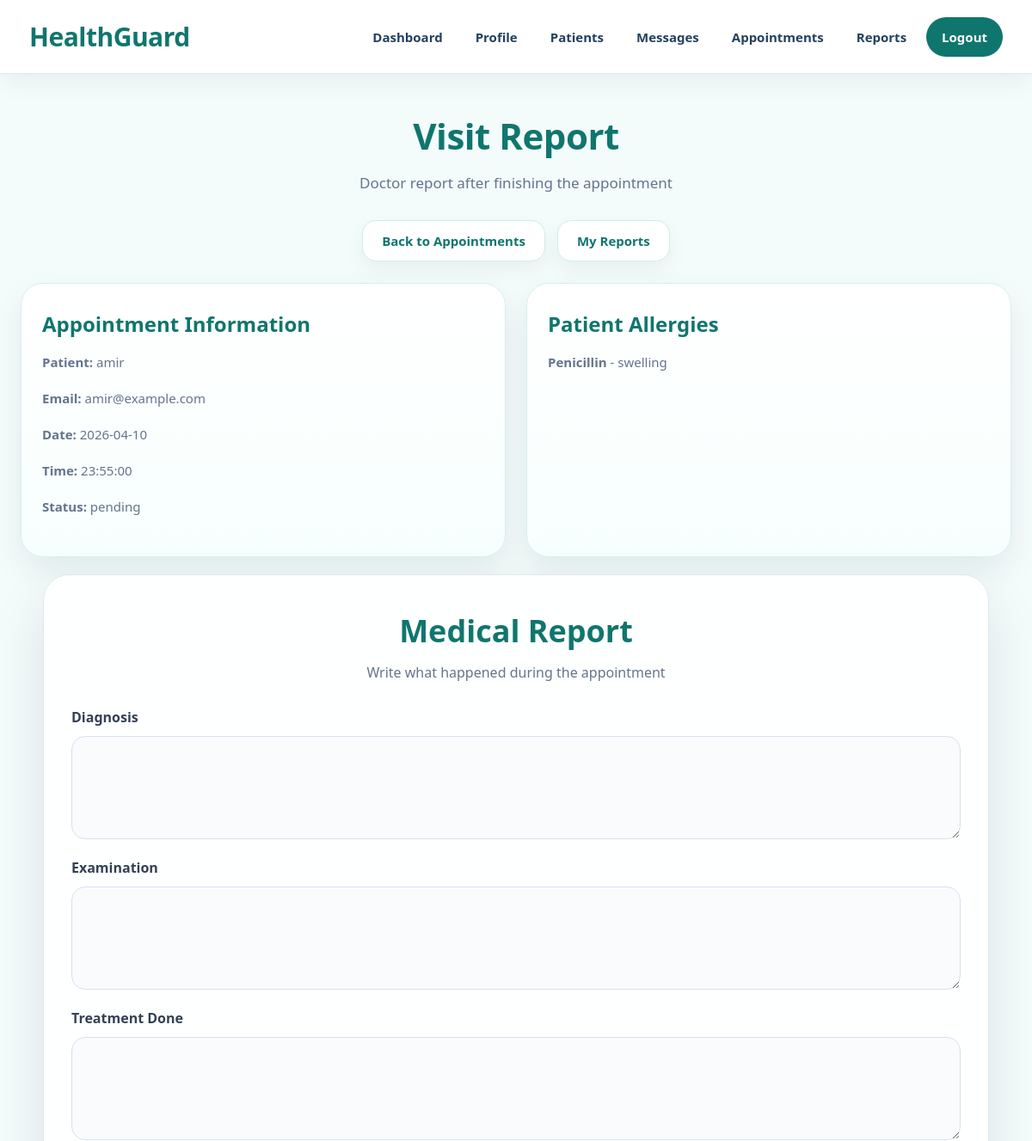
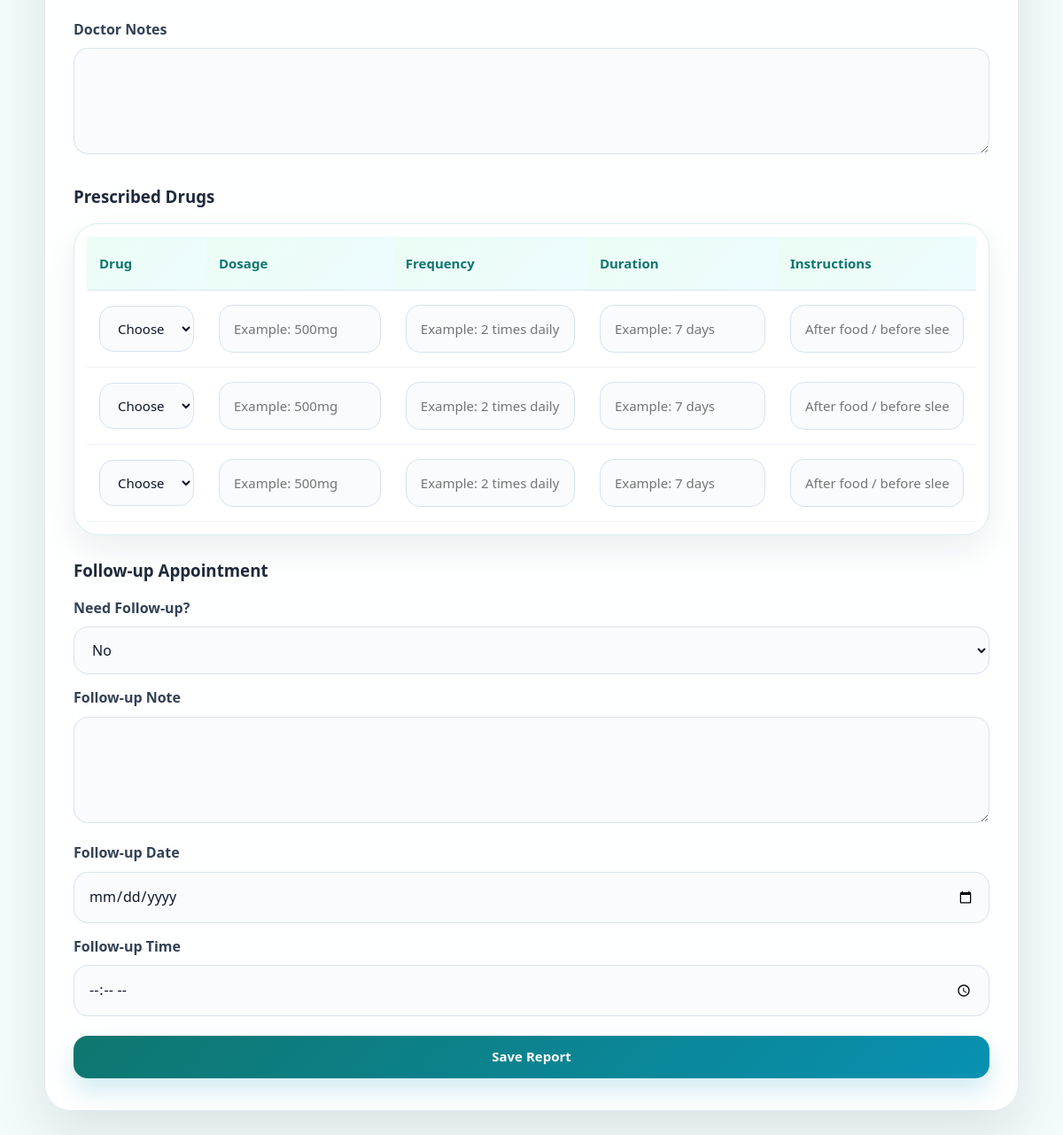
Screenshot of /doctor/manage_appointment.php?appointment_id=2 (signed in) with the database file from the repository (2 pictures, top to bottom).
### tables this page shows
CREATE TABLE IF NOT EXISTS `appointments` (
  `appointment_id` int NOT NULL AUTO_INCREMENT,
  `patient_id` int NOT NULL,
  `doctor_id` int NOT NULL,
  `appointment_date` date NOT NULL,
  `appointment_time` time NOT NULL,
  `status` varchar(50) NOT NULL DEFAULT 'pending',
  `created_at` datetime NOT NULL DEFAULT CURRENT_TIMESTAMP,
  PRIMARY KEY (`appointment_id`),
  KEY `fk_appointments_patient_user` (`patient_id`),
  KEY `fk_appointments_doctors` (`doctor_id`)
);

CREATE TABLE IF NOT EXISTS `users` (
  `user_id` int NOT NULL AUTO_INCREMENT,
  `name` varchar(100) NOT NULL,
  `role` enum('patient','doctor','admin') NOT NULL,
  `email` varchar(100) NOT NULL,
  `password` varchar(255) NOT NULL,
  `created_at` timestamp NULL DEFAULT CURRENT_TIMESTAMP,
  PRIMARY KEY (`user_id`),
  UNIQUE KEY `email` (`email`)
);

CREATE TABLE IF NOT EXISTS `patient_allergies` (
  `allergy_id` int NOT NULL AUTO_INCREMENT,
  `patient_id` int NOT NULL,
  `allergy_name` varchar(150) NOT NULL,
  `reaction` varchar(255) DEFAULT NULL,
  `created_at` datetime DEFAULT CURRENT_TIMESTAMP,
  PRIMARY KEY (`allergy_id`),
  KEY `fk_patient_allergies_user` (`patient_id`)
);

### doctor/manage_appointment.php (the view, shortened to what this page needs)
<?php
$conn = OpenCon();
$appointment_id = $_GET['appointment_id'];
$doctor_user_id = $_SESSION['user_id'];
$sqlDoctor = "SELECT * FROM doctors WHERE user_id='$doctor_user_id'";
$resultDoctor = mysqli_query($conn, $sqlDoctor);
$doctor = mysqli_fetch_assoc($resultDoctor);
$doctor_id = $doctor['doctor_id'];
$sqlAppointment = "SELECT appointments.*, users.name AS patient_name, users.email AS patient_email
                   FROM appointments
                   JOIN users ON appointments.patient_id = users.user_id
                   WHERE appointments.appointment_id='$appointment_id'
                   AND appointments.doctor_id='$doctor_id'";
$resultAppointment = mysqli_query($conn, $sqlAppointment);
$appointment = mysqli_fetch_assoc($resultAppointment);
$patient_id = $appointment['patient_id'];
$sqlExistingReport = "SELECT * FROM medical_reports WHERE appointment_id='$appointment_id'";
$resultExistingReport = mysqli_query($conn, $sqlExistingReport);
$existingReport = mysqli_fetch_assoc($resultExistingReport);
$sqlAllergiesView = "SELECT * FROM patient_allergies WHERE patient_id='$patient_id' ORDER BY allergy_name ASC";
$resultAllergiesView = mysqli_query($conn, $sqlAllergiesView);
$existingDrugs = array();
$rowsToShow = 3;
?>
<!DOCTYPE html>
<html lang="en">
<head>
    <link rel="stylesheet" href="/HealthGuard/style.css">
</head>
<body class="doctor-page">
<?php include("../navbar.php"); ?>
<div class="section">
    <h1 class="section-title">Visit Report</h1>
    <p class="section-subtitle">Doctor report after finishing the appointment</p>
    <div class="hero-actions" style="justify-content:center; margin-bottom:25px;">
        <a href="/HealthGuard/doctor/my_appointments.php" class="secondary-btn">Back to Appointments</a>
        <a href="/HealthGuard/doctor/my_reports.php" class="secondary-btn">My Reports</a>
    </div>
    <div class="cards">
        <div class="card">
            <h3>Appointment Information</h3>
            <p><strong>Patient:</strong> <?php echo htmlspecialchars($appointment['patient_name']); ?></p>
            <p><strong>Email:</strong> <?php echo htmlspecialchars($appointment['patient_email']); ?></p>
            <p><strong>Date:</strong> <?php echo htmlspecialchars($appointment['appointment_date']); ?></p>
            <p><strong>Time:</strong> <?php echo htmlspecialchars($appointment['appointment_time']); ?></p>
            <p><strong>Status:</strong> <?php echo htmlspecialchars($appointment['status']); ?></p>
        </div>
        <div class="card">
            <h3>Patient Allergies</h3>
            <?php if (mysqli_num_rows($resultAllergiesView) > 0) { ?>
                <?php while ($rowAllergyView = mysqli_fetch_assoc($resultAllergiesView)) { ?>
                    <p>
                        <strong><?php echo htmlspecialchars($rowAllergyView['allergy_name']); ?></strong>
                        <?php if ($rowAllergyView['reaction'] != "") { ?>
                            - <?php echo htmlspecialchars($rowAllergyView['reaction']); ?>
                        <?php } ?>
                    </p>
                <?php } ?>
            <?php } else { ?>
                <p>No allergies saved by patient.</p>
            <?php } ?>
        </div>
    </div>
    <div class="form-container" style="min-height:auto; padding-top:20px;">
        <form class="form-box" method="POST" style="max-width:1100px;">
            <h2>Medical Report</h2>
            <p class="subtitle">Write what happened during the appointment</p>
            <label>Diagnosis</label>
            <textarea name="diagnosis"><?php echo $existingReport ? htmlspecialchars($existingReport['diagnosis']) : ""; ?></textarea>
            <label>Examination</label>
            <textarea name="examination"><?php echo $existingReport ? htmlspecialchars($existingReport['examination']) : ""; ?></textarea>
            <label>Treatment Done</label>
            <textarea name="treatment_done"><?php echo $existingReport ? htmlspecialchars($existingReport['treatment_done']) : ""; ?></textarea>
            <label>Doctor Notes</label>
            <textarea name="doctor_notes"><?php echo $existingReport ? htmlspecialchars($existingReport['doctor_notes']) : ""; ?></textarea>
            <h3 style="margin-top:25px; margin-bottom:15px;">Prescribed Drugs</h3>
            <div class="table-wrapper">
                <table>
                    <tr>
                        <th>Drug</th>
                        <th>Dosage</th>
                        <th>Frequency</th>
                        <th>Duration</th>
                        <th>Instructions</th>
                    </tr>
                    <?php for ($i = 0; $i < $rowsToShow; $i++) { ?>
                    <tr>
                        <td>
                            <select name="drug_id[]">
                                <option value="">Choose drug</option>
                            </select>
                        </td>
                        <td>
                            <input type="text" name="dosage[]" value="<?php echo isset($existingDrugs[$i]) ? htmlspecialchars($existingDrugs[$i]['dosage']) : ""; ?>" placeholder="Example: 500mg">
                        </td>
                        <td>
                            <input type="text" name="frequency[]" value="<?php echo isset($existingDrugs[$i]) ? htmlspecialchars($existingDrugs[$i]['frequency']) : ""; ?>" placeholder="Example: 2 times daily">
                        </td>
                        <td>
                            <input type="text" name="duration[]" value="<?php echo isset($existingDrugs[$i]) ? htmlspecialchars($existingDrugs[$i]['duration']) : ""; ?>" placeholder="Example: 7 days">
                        </td>
                        <td>
                            <input type="text" name="instructions[]" value="<?php echo isset($existingDrugs[$i]) ? htmlspecialchars($existingDrugs[$i]['instructions']) : ""; ?>" placeholder="After food / before sleep">
                        </td>
                    </tr>
                    <?php } ?>
                </table>
            </div>
            <h3 style="margin-top:25px; margin-bottom:15px;">Follow-up Appointment</h3>
            <label>Need Follow-up?</label>
            <select name="follow_up_needed">
                <option value="no" <?php echo ($existingReport && $existingReport['follow_up_needed'] == 'no') ? 'selected' : ''; ?>>No</option>
            </select>
            <label>Follow-up Note</label>
            <textarea name="follow_up_note"><?php echo $existingReport ? htmlspecialchars($existingReport['follow_up_note']) : ""; ?></textarea>
            <label>Follow-up Date</label>
            <input type="date" name="follow_up_date">
            <label>Follow-up Time</label>
            <input type="time" name="follow_up_time">
            <button type="submit">Save Report</button>
        </form>
    </div>
</div>
</body>
</html>

### style.css (style rules this page uses)
* { margin: 0; padding: 0; box-sizing: border-box; }
html, body { min-height: 100%; font-family: "Segoe UI", Tahoma, Geneva, Verdana, sans-serif; scroll-behavior: smooth; }
body { background: #f5f8fc; color: #1e293b; line-height: 1.6; }
a { text-decoration: none; transition: 0.25s ease; }
button, input, select, textarea { font: inherit; }
.primary-btn, .secondary-btn, .danger-btn, button, a.primary-btn, a.secondary-btn, a.danger-btn { display: inline-flex !important; align-items: center !important; justify-content: center !important; text-decoration: none !important; font-weight: 800 !important; font-size: 15px !important; line-height: 1 !important; cursor: pointer !important; border-radius: 16px !important; padding: 12px 22px !important; min-height: 48px !important; transition: 0.25s ease !important; border: none; }
.primary-btn, a.primary-btn, button { color: blue !important; }
.secondary-btn, a.secondary-btn { background: #ffffff !important; color: #1e293b !important; border: 1px solid #d9e4ef !important; box-shadow: 0 10px 24px rgba(15, 23, 42, 0.05) !important; }
.section { width: 100%; max-width: 1380px; margin: 0 auto; padding: 38px 24px 42px; }
.section-title { font-size: 42px; font-weight: 800; text-align: center; margin-bottom: 8px; letter-spacing: -0.5px; }
.section-subtitle { text-align: center; font-size: 17px; color: #64748b; margin-bottom: 30px; }
.hero-actions { display: flex; justify-content: center; align-items: center; gap: 14px; flex-wrap: wrap; }
.cards { display: grid; grid-template-columns: repeat(auto-fit, minmax(270px, 1fr)); gap: 24px; margin-top: 24px; }
.card { border-radius: 26px; padding: 28px 24px; position: relative; overflow: hidden; transition: 0.28s ease; border: 1px solid #e2e8f0; background: #ffffff; box-shadow: 0 16px 38px rgba(15, 23, 42, 0.07); }
.card h3 { font-size: 24px; margin-bottom: 12px; font-weight: 800; }
.card p { color: #64748b; margin-bottom: 18px; font-size: 15px; }
.form-container { min-height: calc(100vh - 86px); display: flex; justify-content: center; align-items: center; padding: 44px 20px; position: relative; }
.form-box { width: 100%; max-width: 580px; border-radius: 30px; padding: 36px 32px; background: rgba(255,255,255,0.96); border: 1px solid #e2e8f0; box-shadow: 0 28px 65px rgba(15, 23, 42, 0.10); }
.form-box h2 { text-align: center; font-size: 36px; font-weight: 900; margin-bottom: 8px; }
.subtitle { text-align: center; color: #64748b; font-size: 16px; margin-bottom: 26px; }
.form-box label { display: block; margin-top: 14px; margin-bottom: 8px; font-weight: 800; color: #334155; }
.form-box input, .form-box select, .form-box textarea { width: 100%; padding: 14px 16px; border-radius: 16px; border: 1px solid #d7e2ee; background: #f9fbfd; outline: none; color: #0f172a; transition: 0.25s ease; }
.form-box textarea { min-height: 120px; resize: vertical; }
.form-box button { width: 100%; margin-top: 22px; }
.table-wrapper { width: 100%; overflow-x: auto; background: #ffffff; border-radius: 28px; border: 1px solid #e2e8f0; box-shadow: 0 16px 40px rgba(15, 23, 42, 0.07); padding: 14px; }
table { width: 100%; border-collapse: collapse; min-width: 760px; }
table th { text-align: left; padding: 18px 14px; font-size: 15px; font-weight: 900; color: #0f172a; background: linear-gradient(135deg, #eff6ff, #f8fbff); border-bottom: 1px solid #dbe7f2; }
table td { padding: 16px 14px; border-bottom: 1px solid #edf2f7; color: #334155; font-size: 15px; vertical-align: middle; }
.doctor-page { background: #f3fbfb; min-height: 100vh; }
.doctor-page .primary-btn, .doctor-page button { background: linear-gradient(135deg, #0f766e, #0891b2) !important; color: #ffffff !important; box-shadow: 0 14px 28px rgba(8, 145, 178, 0.18) !important; }
.doctor-page .secondary-btn { color: #0f766e !important; border-color: #cfeeea !important; }
.doctor-page .section-title, .doctor-page .form-box h2, .doctor-page .card h3 { color: #0f766e; }
.doctor-page .card { border-color: #d5f0ed; background: linear-gradient(180deg, #ffffff, #f7fffe); }
.doctor-page .table-wrapper { border-color: #d5f0ed; }
.doctor-page table th { background: linear-gradient(135deg, #ecfdf5, #eefcff); color: #0f766e; }

### rows the page displays
appointments: patient.name "amir", patient.email "amir@example.com", appointment_date "2026-04-10", appointment_time "23:55:00", status "pending"
patient_allergies: allergy_name "Penicillin", reaction "swelling"
